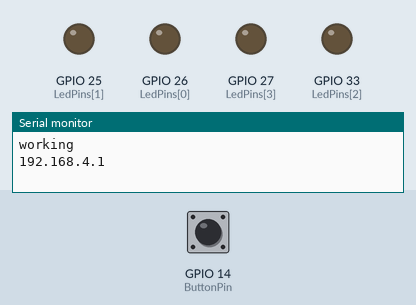
Simulated run of this sketch. Board: ESP32. Shown: output pins drawn as LEDs (lit = HIGH), the last lines printed to the serial monitor. Inputs (shaded band) come from the test bench; at power-on: GPIO 14 (ButtonPin) LOW. Storage starts empty; not simulated (calls return 0 or success): Passwords.h.

Above: at 5.2 s.
5.3 s: GPIO 14 (ButtonPin) pulled HIGH for 3.2 s
At 9.2 s:
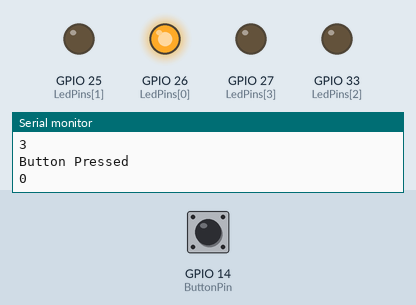
11.5 s: GPIO 14 (ButtonPin) pulled HIGH for 0.15 s
At 12.7 s:
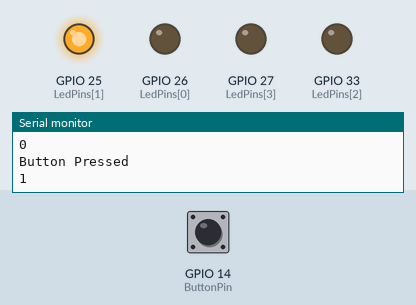
13.1 s: GPIO 14 (ButtonPin) pulled HIGH for 1 s
At 14.1 s:
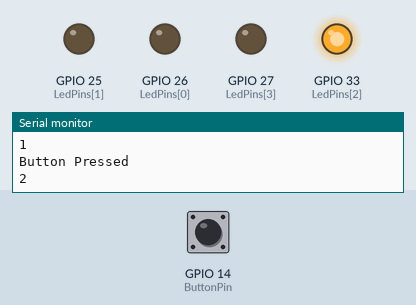
Timing chart, 0 to 16.1 s (numbered marks = the images above; inputs shaded):
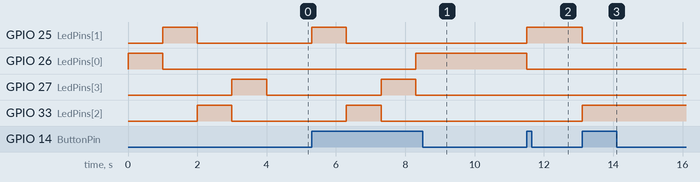

Measured:
- after the input at 5.3 s, GPIO 25 (LedPins[1]): LOW → HIGH at once, → LOW 1.0 s later; GPIO 26 (LedPins[0]): LOW → HIGH after 3.0 s; GPIO 27 (LedPins[3]): LOW → HIGH after 2.0 s, → LOW 1.0 s later; GPIO 33 (LedPins[2]): LOW → HIGH after 1.0 s, → LOW 1.0 s later
- after the input at 11.5 s, GPIO 25 (LedPins[1]): LOW → HIGH at once; GPIO 26 (LedPins[0]): HIGH → LOW at once
- after the input at 13.1 s, GPIO 25 (LedPins[1]): HIGH → LOW at once; GPIO 33 (LedPins[2]): LOW → HIGH at once

The sketch:

MainSketch.ino
```cpp
/*
Code written by Barty Pitt from Imperial Collage London.
in December 2020.
Designed to record the daily activity along with the temprature and light level.
The code is writen for ESP32 and tested on esp32 Wroom. with 4mb of Flash.
Should work with many other boards although this is not guaranteed.
So should change to *responce by defult.
*/

#include <Arduino.h>
#include <SPIFFS.h>
#include <Ticker.h>
//Extra headers files that I made to help myself.
//Passwords.h Should not exist for someone else.......
#include "DebugMacros.h"
//#include "Config.h"
#include <WiFi.h>
#include <AsyncTCP.h>
#include <ESPAsyncWebServer.h>
#include "Passwords.h"
#include "Config.h"

Ticker SensorTicker;
AsyncWebServer server(80);

/*
This is the code for the deevic that looks at the task tracking.

Turns out that it is very easy to store byte data in the spiffs file system.
Ehh I will know this for next time.


*/

class Task
{
public:
  Task(int ID);
  void UpdateTime();
  void UpdateTime(uint8_t Up);
  void ClearData();
  uint32_t RecallTime();

private:
  String _FileLocation;
};

Task::Task(int ID)
{
  _FileLocation = String(StorageLocation + String(ID) + "CurrentTime.Log");
}

void Task::UpdateTime(uint8_t Up)
{

  uint32_t CurrentTime = Up + RecallTime();

  File WriteFile = SPIFFS.open(_FileLocation, FILE_WRITE);
  WriteFile.print(String(CurrentTime));
  WriteFile.close();
}

void Task::UpdateTime()
{
  UpdateTime(1);
}

uint32_t Task::RecallTime()
{
  File ReadFile = SPIFFS.open(_FileLocation, FILE_READ);
  String ReadData = ReadFile.readString();
  uint64_t CurrentTime = ReadData.toInt();
  ReadFile.close();
  return CurrentTime;
}

void Task::ClearData()
{
  SPIFFS.remove(_FileLocation);
}

class TaskChanger
{
  //At some point this system needs o bee changed to allow creation and deleating of tasks.
  //At the moment there are 4 predefined tasks.
public:
  TaskChanger();
  bool ChangeTask();
  uint8_t _CurrentTask;
  void UpdateLog();
  void CreateReturnString(String *ReturnString,AsyncWebServerRequest *request);

private:
  Task _TaskList[4] = {(0), (1), (2), (3)};
};

TaskChanger::TaskChanger()
{
  //TODO have someway to see the tasks names
}

bool TaskChanger::ChangeTask()
{
  digitalWrite(LedPins[_CurrentTask], LOW);

  _CurrentTask = (_CurrentTask + 1) % 4;
  digitalWrite(LedPins[_CurrentTask], HIGH);
  TaskChangingPrint(_CurrentTask);
  return true;
}

void TaskChanger::UpdateLog()
{
  _TaskList[_CurrentTask].UpdateTime();
}

void TaskChanger::CreateReturnString(String *ReturnString , AsyncWebServerRequest *request)
{
  Serial.println("Arrived in carnage");
  String BigString = *ReturnString;
  BigString = "<html> <body>";
  uint32_t temp;
  for (uint8_t i = 0; i < 4; i++)
  {
    temp = _TaskList[i].RecallTime();
    BigString = String(BigString + " Task" + String(i) + (" ") + String(temp) + " <br>");
  }
  BigString = BigString + "</body> , </html>";
  request->send(200, "text/html", BigString);
  return;
}

TaskChanger TaskTracker;

/* The part of the code for the sensor reading and data logging


*/

void StoreData()
{
  Serial.println("Updating log");
  TaskTracker.UpdateLog();
}

bool ReadFromLog(String Location)
{
  File file = SPIFFS.open(Location);
  while (file.available())
  {

    Serial.write(file.read());
  }
  file.close();
}

void setup()
{
  Serial.begin(115200);
  Serial.println("working");

  pinMode(ButtonPin, INPUT);

  for (uint8_t i = 0; i < 4; i++)
  {
    pinMode(LedPins[i], OUTPUT);
    digitalWrite(LedPins[i] , HIGH);
    delay(1000);
    digitalWrite(LedPins[i] , LOW);
  }


  if (!SPIFFS.begin(true))
  {
    MainDebugPrint("SPIFFS wont load");
  }
  WiFi.softAP(SSID, Password);
  Serial.println(WiFi.softAPIP());

  SensorTicker.attach(SamplingFrequency, StoreData);

  server.on("/", HTTP_GET, [](AsyncWebServerRequest *request) {
    String StringyBoi;
    TaskTracker.CreateReturnString(&StringyBoi , request);
    Serial.println("Welpio");
  });
  server.begin();
}

bool Latch = true;

void loop()
{
  if (digitalRead(ButtonPin))
  {
    TaskChangingPrint("Button Pressed");
    TaskTracker.ChangeTask();
    delay(1000);
  }

  // put your main code here, to run repeatedly:
}
```

DebugMacros.h
```cpp
#define TaskChanging
#define MainDebug
#define Ticker2

#ifdef TaskChanging
    #define TaskChangingPrint(X) Serial.println(X)
#else
    #define TaskChangingPrint(X)
#endif

#ifdef MainDebug
    #define MainDebugPrint(X) Serial.println(X)
#else
    #define MainDebugPrint(X)
#endif

#ifdef Ticker2
    #define TickerPrint(X) Serial.println(X)
#else
    #define TickerPrint(X)
#endif
```

Config.h
```cpp
/*
A place to put all the non secrtative config"


*/


const float SamplingFrequency = 200 ; //approximately 10 mineuts.
const int LedPins[4] = {26,25,33,27};
const int ButtonPin = 14;

#define StorageLocation "/log/"
```
